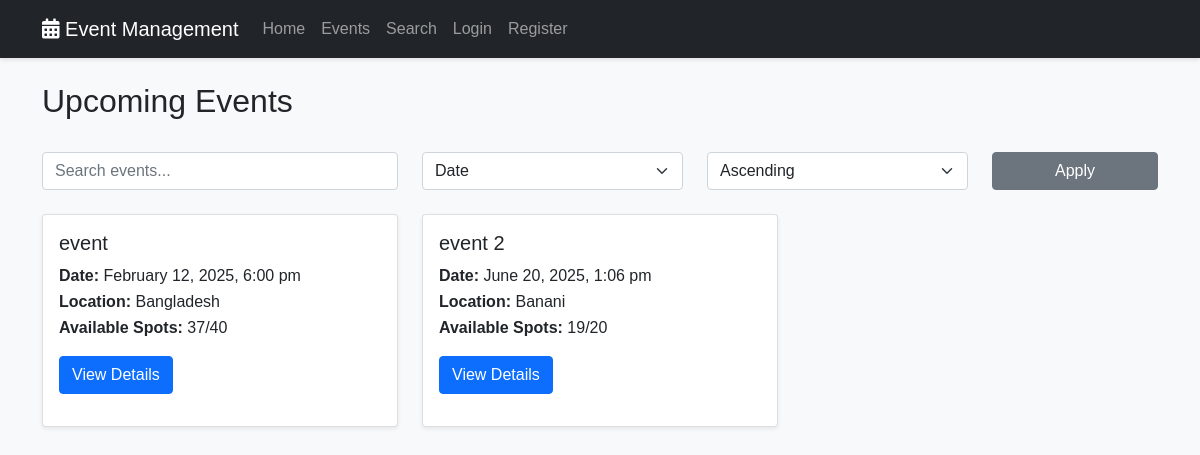
Screenshot of /events.php with the database file from the repository.
### tables this page shows
CREATE TABLE `events` (
  `id` int(11) NOT NULL,
  `created_by` int(11) NOT NULL,
  `title` varchar(255) NOT NULL,
  `description` text DEFAULT NULL,
  `event_date` datetime NOT NULL,
  `location` varchar(255) NOT NULL,
  `max_capacity` int(11) NOT NULL,
  `created_at` timestamp NOT NULL DEFAULT current_timestamp(),
  `updated_at` timestamp NULL DEFAULT NULL
);

### events.php (the view, shortened to what this page needs)
<?php
$items_per_page = 10;
$page = isset($_GET['page']) ? (int)$_GET['page'] : 1;
$offset = ($page - 1) * $items_per_page;
$search = isset($_GET['search']) ? sanitize_input($_GET['search']) : '';
$sort = isset($_GET['sort']) ? sanitize_input($_GET['sort']) : 'event_date';
$order = isset($_GET['order']) ? sanitize_input($_GET['order']) : 'ASC';
try {
    $db = Database::getInstance()->getConnection();
    $query = "SELECT e.*, u.username as creator_name,
              (SELECT COUNT(*) FROM attendees WHERE event_id = e.id AND status = 'registered') as current_attendees
              FROM events e
              LEFT JOIN users u ON e.created_by = u.id
              WHERE e.event_date >= CURRENT_DATE()";
    $allowed_sort_fields = ['title', 'event_date', 'location'];
    $sort = in_array($sort, $allowed_sort_fields) ? $sort : 'event_date';
    $order = strtoupper($order) === 'DESC' ? 'DESC' : 'ASC';
    $query .= " ORDER BY e.$sort $order";
    $query .= " LIMIT :offset, :items_per_page";
    $stmt = $db->prepare($query);
    $stmt->bindParam(':offset', $offset, PDO::PARAM_INT);
    $stmt->bindParam(':items_per_page', $items_per_page, PDO::PARAM_INT);
    $stmt->execute();
    $events = $stmt->fetchAll(PDO::FETCH_ASSOC);
} catch (PDOException $e) {
    error_log("Events page error: " . $e->getMessage());
    $error = "An error occurred while fetching events.";
}
$is_ajax_request = isset($_GET['ajax']);
if (!$is_ajax_request) {
    require_once 'includes/header.php';
}
?>
<?php if (!$is_ajax_request):  ?>
<div class="row mb-4">
    <div class="col-md-6">
        <h2>Upcoming Events</h2>
    </div>
    <div class="col-md-6 text-end">
    </div>
</div>
<form method="GET" class="mb-4">
    <div class="row">
        <div class="col-md-4">
            <input type="text" name="search" id="eventSearch" class="form-control" placeholder="Search events..."
                   value="<?php echo htmlspecialchars($search); ?>">
        </div>
        <div class="col-md-3">
            <select name="sort" class="form-select">
                <option value="event_date" <?php echo $sort === 'event_date' ? 'selected' : ''; ?>>Date</option>
            </select>
        </div>
        <div class="col-md-3">
            <select name="order" class="form-select">
                <option value="ASC" <?php echo $order === 'ASC' ? 'selected' : ''; ?>>Ascending</option>
            </select>
        </div>
        <div class="col-md-2">
            <button type="submit" class="btn btn-secondary w-100">Apply</button>
        </div>
    </div>
</form>
<?php endif; ?>
<?php if (isset($error)): ?>
    <?php echo display_error($error); ?>
<?php else: ?>
    <?php if (empty($events)): ?>
        <div class="alert alert-info">No events found.</div>
    <?php else: ?>
        <div class="row row-cols-1 row-cols-md-3 g-4" id="events-list">
            <?php foreach ($events as $event): ?>
                <div class="col">
                    <div class="card h-100">
                        <div class="card-body">
                            <h5 class="card-title"><?php echo htmlspecialchars($event['title']); ?></h5>
                            <p class="card-text">
                                <strong>Date:</strong> <?php echo date('F j, Y, g:i a', strtotime($event['event_date'])); ?><br>
                                <strong>Location:</strong> <?php echo htmlspecialchars($event['location']); ?><br>
                                <strong>Available Spots:</strong> <?php echo $event['max_capacity'] - $event['current_attendees']; ?>/<?php echo $event['max_capacity']; ?>
                            </p>
                            <a href="event_details.php?id=<?php echo $event['id']; ?>" class="btn btn-primary">View Details</a>
                        </div>
                    </div>
                </div>
            <?php endforeach; ?>
        </div>
    <?php endif; ?>
<?php endif; ?>
<?php if (!$is_ajax_request): ?>
<?php require_once 'includes/footer.php'; ?>
<?php endif; ?>

### assets/css/style.css (style rules this page uses)
body { font-family: 'Arial', sans-serif; line-height: 1.6; background-color: #f8f9fa; }
.card { box-shadow: 0 0.125rem 0.25rem rgba(0,0,0,.075); margin-bottom: 1rem; }

### rows the page displays
events: title "event", event_date "February 12, 2025, 6:00 pm", location "Bangladesh", current_attendees "37", max_capacity "40"
events: title "event 2", event_date "June 20, 2025, 1:06 pm", location "Banani", current_attendees "19", max_capacity "20"
